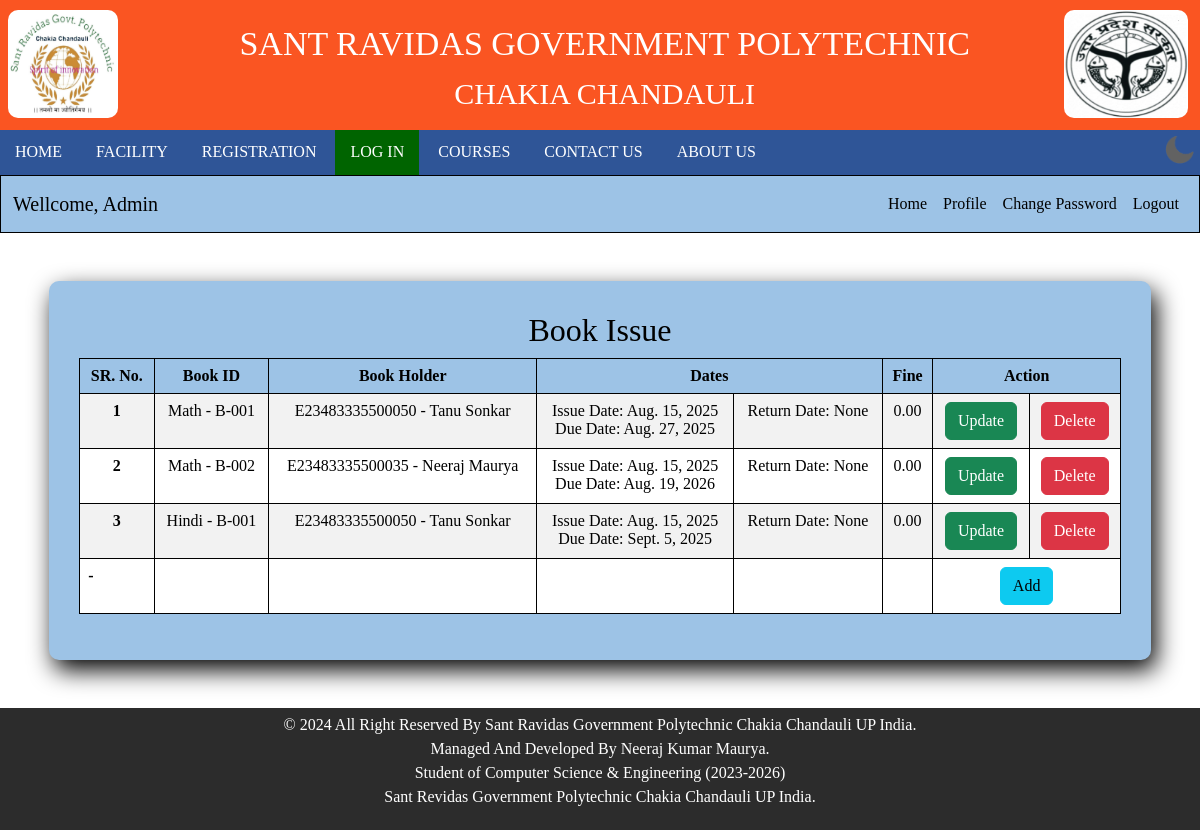
Page /library-book-issue/ (signed in) on the committed database.
### MAIN_APP/models.py (models this page shows, shortened)
class Issue(models.Model):
    book_set = models.ForeignKey(BookCopy, on_delete=models.PROTECT)  # exactly which copy is issued
    student = models.ForeignKey('Student', on_delete=models.PROTECT, blank=True, null=True, to_field='enroll')
    teacher = models.ForeignKey('Teacher', on_delete=models.PROTECT, blank=True, null=True, to_field='teacher_id')
    issue_date = models.DateField(default=date.today)  # automatic today's date
    due_date = models.DateField()  # librarian manually sets
    return_date = models.DateField(blank=True, null=True)
    fine = models.DecimalField(max_digits=6, decimal_places=2, default=0)

class BookCopy(models.Model):
    book = models.ForeignKey(Book, on_delete=models.CASCADE)  # belongs to which book
    book_set_id = models.CharField(max_length=20, unique=False)  # unique ID per copy
    is_available = models.BooleanField(default=True)  # available or issued
    def __str__(self):
        return f"{self.book.book_name} - {self.book_set_id}"

class Book(models.Model):
    book_name = models.CharField(max_length=100)
    publication = models.CharField(max_length=100)
    book_price = models.IntegerField()
    total_copies = models.IntegerField(default=1)
    updated_at = models.DateTimeField(auto_now_add=True)

class Student(models.Model):
    enroll = models.CharField(max_length=20, primary_key=True)  # Unique Enrollment Number
    student_name = models.CharField(max_length=50)  # Full Name
    father_name = models.CharField(max_length=50)
    mother_name = models.CharField(max_length=50, blank=True, null=True)
    gender = models.CharField(max_length=10, choices=[('Male', 'Male'), ('Female', 'Female'), ('Other', 'Other')])
    dob = models.DateField(verbose_name="Date of Birth")
    blood_group = models.CharField(max_length=5, blank=True, null=True)
    profile_photo = models.ImageField(upload_to='students/photos/', blank=True, null=True)
    student_mobile = models.CharField(max_length=15, unique=True)
    parent_mobile = models.CharField(max_length=15)
    email = models.EmailField(max_length=50, unique=True)
    permanent_address = models.TextField()
    current_address = models.TextField(blank=True, null=True)
    admission_year = models.PositiveIntegerField()
    branch = models.CharField(max_length=50, choices=[('CSE', 'CSE'), ('EC', 'EC'), ('IC','IC')])
    mode_of_admission = models.CharField(max_length=50, choices=[('Direct', 'Direct'), ('Entrance Exam', 'Entrance Exam')])
    admission_type = models.CharField(max_length=50, choices=[('Regular', 'Regular'), ('Lateral', 'Lateral')])
    tenth_school = models.CharField(max_length=100)
    tenth_board = models.CharField(max_length=50)
    tenth_passing_year = models.PositiveIntegerField()
    tenth_percentage = models.DecimalField(max_digits=5, decimal_places=2)
    ITI_or_Twelfth = models.CharField(max_length=100, blank=True, null=True)
    board = models.CharField(max_length=50, blank=True, null=True)
    passing_year = models.PositiveIntegerField(blank=True, null=True)
    percentage = models.DecimalField(max_digits=5, decimal_places=2, blank=True, null=True)
    aadhaar_number = models.CharField(max_length=12, unique=True)
    aadhaar_card = models.FileField(upload_to='students/docs/aadhaar/')
    caste_certificate = models.FileField(upload_to='students/docs/caste_certificate/', blank=True, null=True)
    domicile_certificate = models.FileField(upload_to='students/docs/domicile_certificate/', blank=True, null=True)
    transfer_certificate = models.FileField(upload_to='students/docs/transfer_certificate/')
    character_certificate = models.FileField(upload_to='students/docs/character_certificate/')
    marksheets = models.FileField(upload_to='students/docs/marksheets/')
    father_occupation = models.CharField(max_length=50)
    mother_occupation = models.CharField(max_length=50, blank=True, null=True)
    annual_income = models.DecimalField(max_digits=10, decimal_places=2)
    updated_at = models.DateTimeField(auto_now=True)
    def __str__(self):
        return f"{self.enroll} - {self.student_name}"

### MAIN_APP/views.py (the view)
    def wrapper(request, *args, **kwargs):
        if 'username' in request.session or 'teacher_id' in request.session:
            return view_func(request, *args, **kwargs)
        else:
            return redirect('/institute-login/')

### MAIN_APP/models.py (called while the page is built)
    def __str__(self):
        return self.name

### MAIN_APP/views.py (called while the page is built, shortened)
def teacher_login_required(view_func):
    def wrapper(request, *args, **kwargs):
        if 'username' in request.session or 'teacher_id' in request.session:
            return view_func(request, *args, **kwargs)
        else:
            return redirect('/institute-login/')
    return wrapper

@teacher_login_required
def book_issue(request):
    issues = Issue.objects.select_related('book_set', 'student', 'teacher').all()
    add_copies = BookCopy.objects.filter(is_available=True)
    update_copies =  BookCopy.objects.all()
    students = Student.objects.all()
    teachers = Teacher.objects.all()
    data = {
        'title': 'Library',
        'active': 'login',
        'name': request.session.get('name'),
        'post': request.session.get('post'),
        'issues': issues,
        'add': add_copies,
        'update': update_copies,
        'students': students,
        'teachers': teachers,
        'today': date.today(),
    }
    return render(request, "book-issue.html", data)

### templates/book-issue.html (shortened to what this page needs)
{% extends "base.html" %}
{% load static %}
{% block content %}
      <main>
        {% include "usernav.html" %}
            <div class="row">
              <div class="col-sm-11 mx-auto mt-5 mb-5" id="boxes" style="box-shadow: 5px 10px 25px #000; padding: 30px; width: 90%; margin:auto; border-radius: 10px;">
                <h2 class="text-center">Book Issue</h2>
                <div class="table-responsive">
                <table class="table table-striped table-bordered" style="border: black;">
                  <thead>
                    <tr class="text-center">
                      <th scope="col" style="background-color: #9DC3E6;">SR. No.</th>
                      <th scope="col" style="background-color: #9DC3E6;">Book ID</th>
                      <th scope="col" style="background-color: #9DC3E6;">Book Holder</th>
                      <th scope="col" style="background-color: #9DC3E6;" colspan="2">Dates</th>
                      <th scope="col" style="background-color: #9DC3E6;">Fine</th>
                      <th scope="col" style="background-color: #9DC3E6;" colspan="2">Action</th>
                    </tr>
                  </thead>
                  <tbody>
                    {% for n in issues %}
                    <tr id="row-{{ n.id }}"  class="text-center">
                        <form method="post" action="{% url 'update_book_issue' n.id %}">
                            <th class="text-center">{{ forloop.counter }}</th>
                            <td>
                                <span class="view-mode">{{ n.book_set }}</span>
                            </td>
                            <td>
                                {% if n.student %}
                                <span class="view-mode">{{ n.student }}</span>
                                {% else %}
                                <span class="view-mode">{{ n.teacher }}</span>
                                {% endif %}
                                <br><br>
                            </td>
                            <td>
                                <span class="view-mode">Issue Date:</span> <span class="view-mode">{{ n.issue_date }}</span>
                                <br>
                                <span>Due Date:</span> <span class="view-mode">{{ n.due_date }}</span>
                            </td>
                            <td>
                                <span>Return Date:</span> <span class="view-mode">{{ n.return_date }}</span>
                            </td>
                            <td>
                                <span class="view-mode">{{ n.fine }}</span>
                            </td>
                            <td>
                                <button type="button" id="btn-{{ n.id }}" data-mode="view" onclick="enableEdit({{ n.id }})" class="btn btn-success">Update</button>
                            </td>
                            <td>
                                <a href="{% url 'delete_book_issue' n.id %}" onclick="return confirm('Are you sure you want to delete this?');">
                                    <button type="button" class="btn btn-danger">Delete</button>
                                </a>
                            </td>
                        </form>
                    </tr>
                    {% endfor %}
                    <tr id="new-row">
                        <form method="post" action="{% url 'book_issue' %}">
                            <th>-</th>
                            <td>
                            </td>
                            <td>
                                <br><br>
                            </td>
                            <td>
                            </td>
                            <td>
                            </td>
                            <td>
                            </td>
                            <td colspan="2" class="text-center">
                                <button type="button" id="add-btn" class="btn btn-info" onclick="enableAdd()">Add</button>
                            </td>
                        </form>
                    </tr>
                </tbody>
                </table>
                </div>
              </div>
            </div>
      </main>
{% endblock %}

### templates/usernav.html (shortened to what this page needs)
<nav class="navbar navbar-expand-lg" style="border: 1px solid black;background-color: #9DC3E6; width: 100%;">
  <div class="container-fluid">
    <a class="navbar-brand">Wellcome, {{ name }} </a>
    <div class="collapse navbar-collapse" id="navbarSupportedContent">
      <ul class="navbar-nav ms-auto mb-2 mb-lg-0">
        <li class="nav-item">
          <a class="nav-link active" href="{% url 'teacher_dashboard' %}">Home</a>
        </li>
        <li class="nav-item">
          <a class="nav-link active" href="{% url 'teacher_profile' %}">Profile</a>
        </li>
        <li class="nav-item">
          <a class="nav-link active" href="{% url 'change_password' %}">Change Password</a>
        </li>
        <li class="nav-item">
          <a class="nav-link active" href="{% url 'teacher_logout' %}">Logout</a>
        </li>
      </ul>
    </div>
  </div>
</nav>

### static/css/light.css (style rules this page uses)
body { background: white; }
main { color: black; }
#boxes { background: #9DC3E6; color: black; }

### static/css/blur.css (style rules this page uses)
body { margin: 0; padding: 0; display: flex; flex-direction: column; align-items: center; }
#boxes { backdrop-filter: none; transition: transform 0.3s ease, filter 0.3s ease; }

### static/css/style.css (style rules this page uses)
* { transition-delay: 0.3ms; user-select: none; -webkit-user-select: none; -moz-user-select: none; -ms-user-select: none; font-family: "Times New Roman", Times, serif; }
input, textarea, button, select, marquee, a { user-select: auto; }
html, body, #main-content { height: 100%; width: 100%; margin: 0; padding: 0; }

### rows in the picture
Issue: book_set "Math - B-001", student "E23483335500050 - Tanu Sonkar", issue_date "Aug. 15, 2025", due_date "Aug. 27, 2025", return_date "None", fine "0.00"
Issue: book_set "Math - B-002", student "E23483335500035 - Neeraj Maurya", issue_date "Aug. 15, 2025", due_date "Aug. 19, 2026", return_date "None", fine "0.00"
Issue: book_set "Hindi - B-001", student "E23483335500050 - Tanu Sonkar", issue_date "Aug. 15, 2025", due_date "Sept. 5, 2025", return_date "None", fine "0.00"

### other values in the picture
{{ name }} "Admin"
